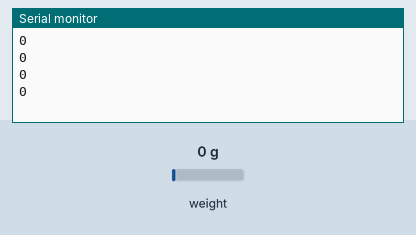
Simulated run of this sketch. Board: Arduino Mega 2560, built with avr-gcc and run on an emulated ATmega2560. Shown: the last lines printed to the serial monitor. The test bench sets the inputs (shaded band); at power-on: weight on the scale 0 g.

Above: at 3.2 s.
3.3 s: weight on the scale set to 100 g
At 3.73 s:
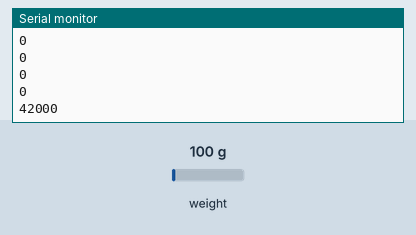
4.8 s: weight on the scale set to 1250 g
At 5.13 s:
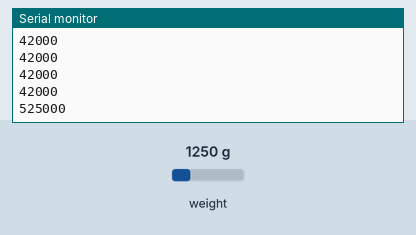
Timing chart, 0 to 7.8 s (numbered marks = the images above; inputs shaded):
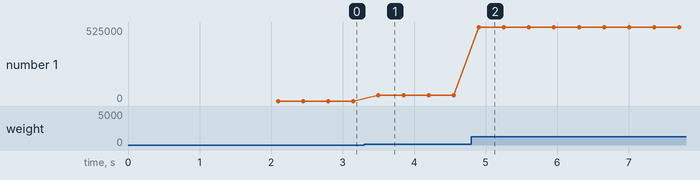

The sketch:

loadCells.ino
```cpp
#include "HX711.h"
#define WEIGHT_DATA        22
#define WEIGHT_CLK         23

HX711 scale(WEIGHT_DATA, WEIGHT_CLK);

void setup() {
  delay(1000);
  Serial.begin(9600);
  delay(1000);
}

void loop() {
  Serial.println(scale.read());
  delay(250);
}
```

Measured:
- after the input at 3.3 s, the serial monitor: prints a new line after 0.20 s (image 1)
- after the input at 4.8 s, the serial monitor: prints a new line after 0.10 s (image 2)
- plotted number 1: 0 → 42000 after the input at 3.3 s, 42000 → 525000 after the input at 4.8 s
